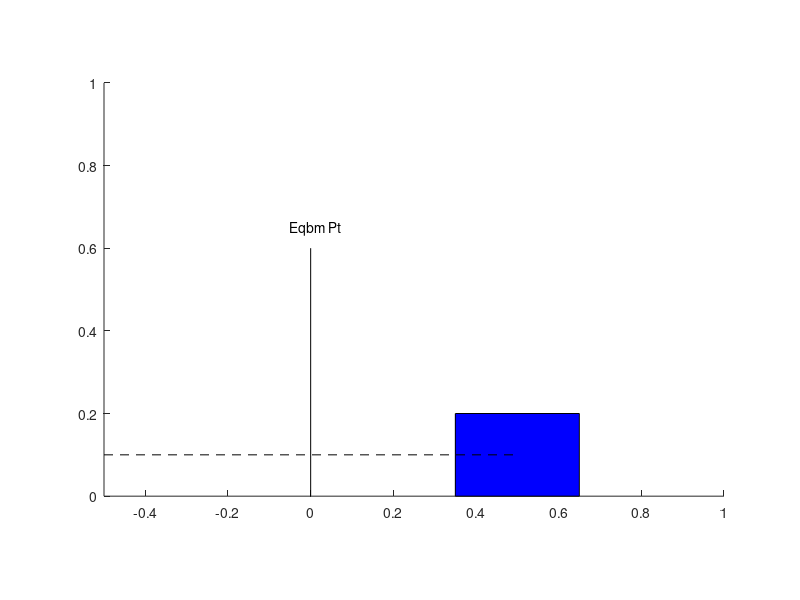

Write MATLAB code to recreate this figure.
1;
pkg load control
function draw_mass_spring(y)    
  l = 0.3; ## Length of rectangle
  b = 0.2; ## Breadth of rectangle
  
  x_pos = y(1);
  y_pos = 0;
  
  hold on;
  clf;
  axis equal;
  rectangle('Position',[x_pos-l/2,y_pos,l,b],'Curvature',0,'FaceColor',[0 0 1]);
  line ([0 0], [0 0.6], "linestyle", "-", "color", "k");
  line ([-0.5 x_pos], [(y_pos+b)/2 (y_pos+b)/2], "linestyle", "--", "color", "k");
  text(-0.05, 0.65, "Eqbm Pt")
  xlim([-0.5 1])
  ylim([0 1])
  drawnow
  hold off;
endfunction



function dy = mass_spring_dynamics(y, m, k, u)
  dy(1,1) = y(2);
  dy(2,1) =  (u-k*y(1))/m;
endfunction



function [t,y] = sim_mass_spring(m, k, y0)
  tspan = 0:0.1:10;                ## Initialize time step
  u = 0;                           ## No input
  [t,y] = ode45(@(t,y)mass_spring_dynamics(y, m,k, u),tspan,y0);
endfunction



function [A,B] = mass_spring_AB_matrix(m, k)
  A = [ 0 1 ; k/m 0];
  B = [0 ; 1/m];
endfunction



function [t,y] = pole_place_mass_spring(m, k, y_setpoint, y0)
  [A,B] = mass_spring_AB_matrix(m, k);  ## Initialize A and B matrix 
  eigs = [-2;-3] ;                    ## Initialise desired eigenvalues
  K = place(A,B,eigs);                 ## Calculate K matrix for desired eigenvalues

  
  tspan = 0:0.1:10;                   ## Initialise time step 
  [t,y] = ode45(@(t,y) mass_spring_dynamics(y, m, k,-K*(y-y_setpoint)),tspan,y0);
endfunction

function [t,y] = lqr_mass_spring(m, k, y_setpoint, y0)
  [A,B] = mass_spring_AB_matrix(m, k);  ## Initialize A and B matrix 
  Q = [1 0 ;0 1];                     ## Initialise Q matrix
  R = 0.5;                     ## Calculate K matrix for desired eigenvalues
  
  K = lqr(A,B,Q,R);
  
  tspan = 0:0.1:10;                   ## Initialise time step 
  [t,y] = ode45(@(t,y) mass_spring_dynamics(y, m, k,-K*(y-y_setpoint)),tspan,y0);
endfunction








function mass_spring_main()
  m = 0.2;
  k = 0.8;
  y0 = [-0.3; 0];
  y_setpoint = [0.7; 0];
  
  #[t,y] = sim_mass_spring(m,k, y0);      ## Test mass spring system with no input
  [t,y] = pole_place_mass_spring(m, k, y_setpoint, y0) ## Test system with Pole Placement controller
  #[t,y] = lqr_mass_spring(m, k, y_setpoint, y0)  ## Test system with LQR controller
  for k = 1:length(t)
    draw_mass_spring(y(k, :));  
  endfor
endfunction
mass_spring_main